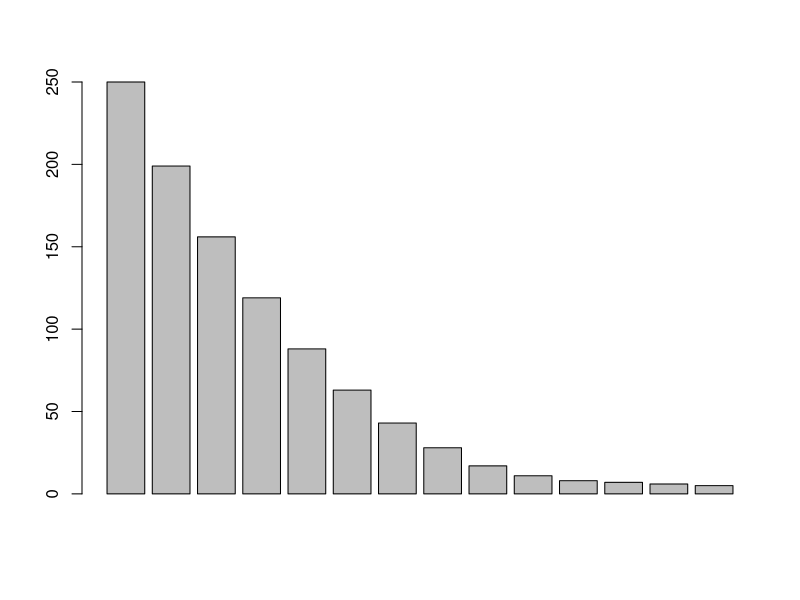
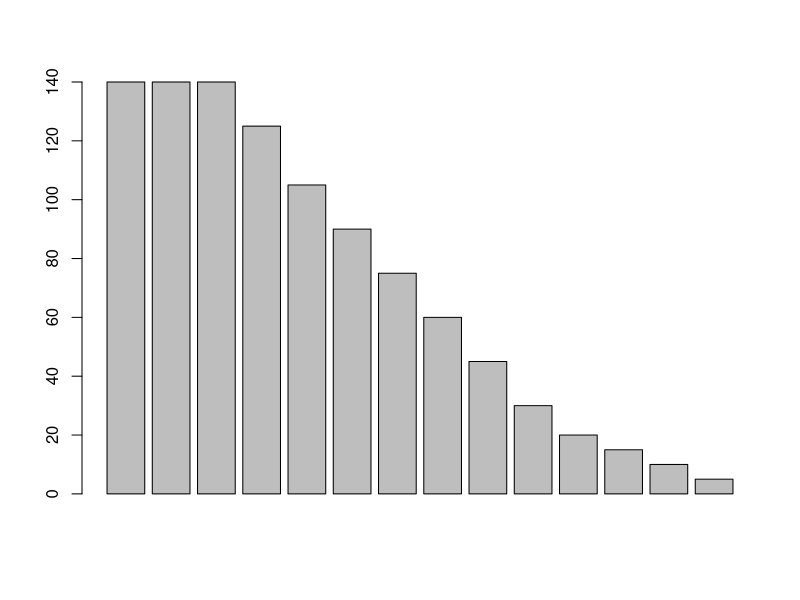
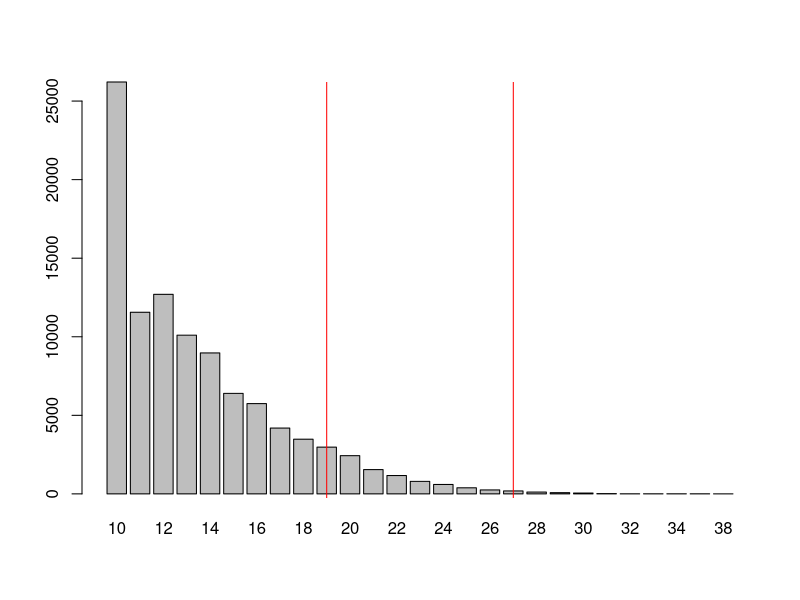

Write the R code that produced these figures, in order.
## ---- chunk 1
knitr::opts_chunk$set(echo = TRUE)
## ---- chunk 2
chances <- c(250, 199, 156, 119, 88, 63, 43, 28, 17, 11, 8, 7, 6, 5)
barplot(chances)
## ---- chunk 3
chances <- c(140, 140, 140, 125, 105, 90, 75, 60, 45, 30, 20, 15, 10, 5)
barplot(chances)
## ---- chunk 4
chances <- c(250, 199, 156, 119, 88, 63, 43, 28, 17, 11, 8, 7, 6, 5)

sim_pick <- function(chances) {
  prob <- chances/sum(chances)
  pick <- rmultinom(1, 1, chances)
  return(which(pick == 1))
}

sim_pick(chances)
## ---- chunk 5
sim_lottery <- function(chances) {
  pick_1 <- sim_pick(chances)
  chances[pick_1] <- 0
  pick_2 <- sim_pick(chances)
  chances[pick_2] <- 0
  pick_3 <- sim_pick(chances)
  chances[pick_3] <- 0
  return(c(pick_1, pick_2, pick_3, which(chances != 0)))
}

sim_lottery(chances)
## ---- chunk 6
lottery_sims <- matrix(ncol=14, nrow=100000)

for (i in 1:nrow(lottery_sims)) {
  lottery_sims[i,] <- sim_lottery(chances)
}
## ---- chunk 7
counts <- lottery_sims[,1] + lottery_sims[,2] + lottery_sims[,3] + lottery_sims[,4]
counts_table  <- table(counts)

barplot(counts_table)
abline(v=11.5, col="red")
abline(v=21.1, col="red")
## ---- chunk 8
length(which(counts >= 27))/length(counts)
## ---- chunk 9
length(which(counts >= 19))/length(counts)
